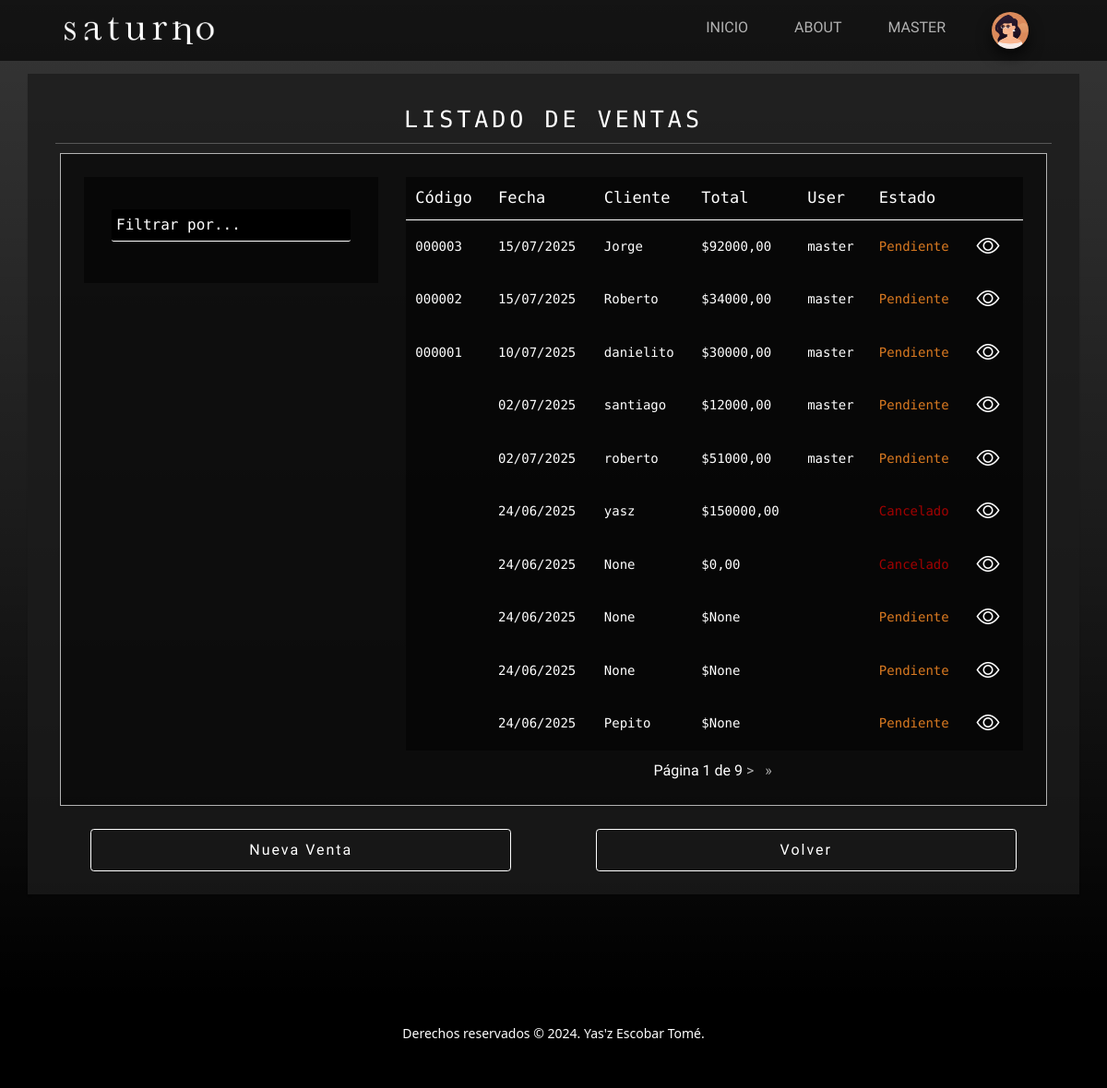
Page /finanzas/list-sales/ (signed in) on the committed database.
### userManagement/models.py (models this page shows)
class Avatar(models.Model):
    user = models.OneToOneField(User, on_delete=models.CASCADE)
    image = models.ImageField(upload_to='media/avatars/', null=True, blank=True)
    def __str__(self):
        return self.image.url

### finances/models.py (models this page shows, shortened)
class Ticket(models.Model):
    date_time = models.DateTimeField(auto_now_add=True)
    amount = models.DecimalField(max_digits=10, decimal_places=2, null=True, blank=True)
    current_account = models.ForeignKey(CurrentAccount, on_delete=models.CASCADE, null=True, blank=True)
    user_created = models.ForeignKey('auth.User', on_delete=models.CASCADE, related_name='tickets_created', null=True, blank=True)

class Sale(Ticket):
    ticket_code = models.OneToOneField(NumTicket, on_delete=models.CASCADE, null=True, blank=True)#quitar null y blank una vez reseteada la base de datos
    temporal_name = models.CharField(max_length=100, null=True, blank=True)
    status = models.CharField(max_length=2, choices=STATUS_CHOICES, default='PE')
    payment_method = models.CharField(max_length=2, choices=PAYMENT_METHODS_CHOICES, null=True, blank=True)

class NumTicket(models.Model):
    type = models.CharField(max_length=1, choices=TICKET_TYPE_CHOICES)
    year = models.PositiveIntegerField()
    number = models.PositiveIntegerField()
    code = models.CharField(max_length=20, unique=True)

class Ticket(models.Model):
    date_time = models.DateTimeField(auto_now_add=True)
    amount = models.DecimalField(max_digits=10, decimal_places=2, null=True, blank=True)
    current_account = models.ForeignKey(CurrentAccount, on_delete=models.CASCADE, null=True, blank=True)
    user_created = models.ForeignKey('auth.User', on_delete=models.CASCADE, related_name='tickets_created', null=True, blank=True)

### finances/views.py (the view)
# urls.py: path('list-sales/', views.SaleListView.as_view(), name='Sales'),
class SaleListView(LoginRequiredMixin, ListView):
    model = Sale
    context_object_name = 'tickets'
    template_name = 'finances/ticket-list.html'
    paginate_by = 10  # Número de ventas por página
    def get_queryset(self):
        qs = Sale.objects.all().order_by('-date_time')
        search_by = self.request.GET.get('search_by', '')
        query = self.request.GET.get('query', '')
        date = self.request.GET.get('date', '')
        if not search_by and query:
            return Sale.objects.none()
        else:
            if search_by == 'client' and query:
                qs = qs.filter(temporal_name__icontains=query)
            elif search_by == 'user' and query:
                qs = qs.filter(user_created__username__icontains=query)
            elif search_by == 'date' and date:
                qs = qs.filter(date_time__date=date)
            elif search_by == 'code' and query:
                qs = qs.filter(ticket_code__code__icontains=query)
        return qs
    def get_context_data(self, **kwargs):
        context = super().get_context_data(**kwargs)
        context['form_type'] = 'Ventas'
        context['search_by'] = self.request.GET.get('search_by', '')
        context['search_options']=[
            {'value': 'client', 'label': 'Cliente'},
            {'value': 'user', 'label': 'Usuario'},
            {'value': 'date', 'label': 'Fecha'},
            {'value': 'code', 'label': 'Nro de Comprobante'}
        ]
        context['query'] = self.request.GET.get('query', '')
        context['date'] = self.request.GET.get('date', '')
        context['no_results'] = not context['tickets'].exists()
        params = self.request.GET.copy()
        if params.get('page'):
            del params['page']
            context['params'] = params.urlencode()
        return context

### finances/templates/finances/ticket-list.html (shortened to what this page needs)
{% extends 'main/base.html'  %}
{% block main %}
<section class="page-section" styles="width:100%; padding-bottom: 5rem;">
    <div class="container container-list py-4 pb-4 mb-5 px-lg-5 text-white text-center">
        <h1> LISTADO DE {{ form_type|upper }} </h1>
        <hr>
        <div class="row gx-4 gx-lg-5 mx-2 custom-card justify-content-center">
            <div class="col-12 col-md-12 col-lg-10 col-xl-4 align-top my-4">
                <div class="info-card">
                    <form class="form-search my-4" method="GET" action="{{ request.path }}">
                        <select name="search_by" id="search_by" class="pt-2 col-12 form-control">
                            <option value="" selected disabled>Filtrar por...</option>
                        </select>
                    </form>
                </div>
            </div>
            <div class="col-12 col-md-12 col-lg-10 col-xl-8 my-4">
                <table class="info-card justify-content-center">
                    <thead>
                        <tr>
                            <th>Código</th>
                            <th>Fecha</th>
                            <th>Cliente</th>
                            <th class="d-none d-sm-none d-md-table-cell">Total</th>
                            <th>User</th>
                            <th class="d-none d-sm-none d-md-table-cell">
                                {% if form_type == 'Ventas' %}
                                    Estado
                                {% endif %}
                            </th>
                            {% if request.user.is_superuser %}
                                <th></th>
                            {% endif %}
                        </tr>
                    </thead>
                    <tbody>
                        {% if tickets %}
                            {% for ticket in tickets %}
                            <tr>
                                <td>{{ ticket.ticket_code.number|stringformat:"06d" }}
                                <td>{{ ticket.date_time|date:"d/m/Y" }}</td>
                                <td>{{ ticket.temporal_name }}</td>
                                <td class="d-none d-sm-none d-md-table-cell">${{ ticket.amount }}</td>
                                <td>{{ ticket.user_created.username }}</td>
                                <td class="d-none d-sm-none d-md-table-cell">
                                    {% if ticket.status %}
                                        {% if ticket.status == 'PE' %}
                                            <span style="color:#da7a21;">Pendiente</span>
                                        {% elif ticket.status == 'CA' %}
                                            <span style="color:#a10202;">Cancelado</span>
                                        {% elif ticket.status == 'CC' %}
                                            <span style="color:#4774e9;">Cta Cte</span>
                                        {% elif ticket.status == 'PA' %}
                                            <span style="color:#14ae2e;">Pagado</span>
                                        {% endif %}
                                    {% endif %}
                                </td>
                                    {% if request.user.is_superuser %}
                                    <td>
                                        <a href="{% url 'Tickets' %}">
                                            <i class="bi bi-eye"></i>
                                        </a>
                                    </td>
                                {% endif %}
                            </tr>
                            {% endfor %}
                        {% else %}
                            <tr>
                                <td colspan="7" class="text-center py-4" style="font-size: 1.9rem;">
                                    No se encontraron resultados.
                                </td>
                            </tr>
                        {% endif %}
                    </tbody>
                </table>
                <div class="step-links mt-3">
                    {% if is_paginated %}
                        <span class="current">
                            Página {{ page_obj.number }} de {{ page_obj.paginator.num_pages }}
                        </span>
                        {% if page_obj.has_next %}
                            <a href="?page={{ page_obj.next_page_number }}&search_by={{ search_by }}&query={{ query }}&date={{ date }}"> &gt; </a>
                            <a href="?page={{ page_obj.paginator.num_pages }}&search_by={{ search_by }}&query={{ query }}&date={{ date }}">&raquo;</a>
                        {% endif %}
                    {% endif %}
                </div>
            </div>
        </div>
        <div class="row justify-content-around mt-4">
            {% if request.user.is_superuser %}
                <a class="btn btn-outline-green col-10 col-md-5 my-3 mx-2" href="{% url 'CreateSale' %}">Nueva Venta</a>
            {% endif %}
            <a class="btn btn-outline-orange col-10 col-md-5 my-3 mx-2" href="{% url 'Tickets' %}">Volver</a>
        </div>
    </div>
</section>
{% endblock main %}

### main/templates/main/base.html (shortened to what this page needs)
{% load static %}
<!DOCTYPE html>
<html lang="es">
<head>
    <link href="https://cdn.jsdelivr.net/npm/bootstrap@5.3.3/dist/css/bootstrap.min.css" rel="stylesheet"
>
    <link href="{% static 'main/css/styles.css' %}" rel="stylesheet"/>
</head>
<body>
    <nav class="navbar navbar-expand-lg navbar-light fixed-top">
        <div class="container px-4 px-lg-5">
            <a class="navbar-brand" href="/">
                <img src="{% static 'main/assets/img/logo.png' %}" alt="logo" class="d-inline-block align-text-top">
            </a>
            <div class="collapse navbar-collapse" id="navbarNav">
                <ul class="navbar-nav ms-auto">
                    <li class="nav-item pt-2">
                        <a class="nav-link" aria-current="page" href="{% url 'index' %}">INICIO</a>
                    </li>
                    <li class="nav-item pt-2">
                        <a class="nav-link" href="{% url 'About' %}">ABOUT</a>
                    </li>
                    <li class="nav-item dropdown pt-2">
                        {% if request.user.is_authenticated %}
                        <a class="nav-link" type="button" id="dropdownMenuButton" data-bs-toggle="dropdown" aria-expanded="false">
                            {{request.user.username|upper}}
                        </a>
                        {% endif %}
                    </li>
                    <li class="nav-item dropdown">
                        {% if request.user.is_authenticated %}
                        <a class="nav-link" type="button" id="dropdownMenuButton" data-bs-toggle="dropdown" aria-expanded="false">
                            <img class="avatar-circle" src="{{request.user.avatar}}" alt="" height="40px">
                        </a>
                        {% endif %}
                    </li>
                </ul>
            </div>
        </div>
    </nav>
    {% block main %}
    {% endblock main %}
    <footer class="footer bg-black small text-center text-white-50">
        <p>Derechos reservados &copy; 2024. Yas'z Escobar Tomé.</p>
    </footer>
</body>
</html>

### rows in the picture
Sale: ticket_code.number "000003", date_time "15/07/2025", temporal_name "Jorge", amount "92000,00", user_created.username "master", status "Pendiente"
Sale: ticket_code.number "000002", date_time "15/07/2025", temporal_name "Roberto", amount "34000,00", user_created.username "master", status "Pendiente"
Sale: ticket_code.number "000001", date_time "10/07/2025", temporal_name "danielito", amount "30000,00", user_created.username "master", status "Pendiente"
Sale: date_time "02/07/2025", temporal_name "santiago", amount "12000,00", user_created.username "master", status "Pendiente"
Sale: date_time "02/07/2025", temporal_name "roberto", amount "51000,00", user_created.username "master", status "Pendiente"
Sale: date_time "24/06/2025", temporal_name "yasz", amount "150000,00", status "Cancelado"
Sale: date_time "24/06/2025", temporal_name "None", amount "0,00", status "Cancelado"
Sale: date_time "24/06/2025", temporal_name "None", amount "None", status "Pendiente"
Sale: date_time "24/06/2025", temporal_name "None", amount "None", status "Pendiente"
Sale: date_time "24/06/2025", temporal_name "Pepito", amount "None", status "Pendiente"

### other values in the picture
{{ request.user.username|upper }} "MASTER"
{{ page_obj.number }} "1"
{{ page_obj.paginator.num_pages }} "9"
